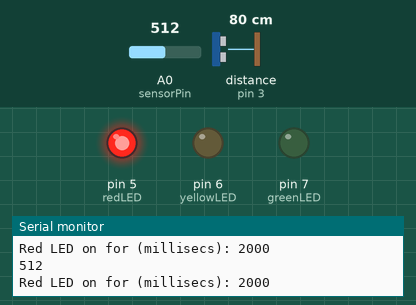
A sketch run on a simulated Arduino Uno, built with avr-gcc and run on an emulated ATmega328P. Shown: output pins drawn as LEDs (lit = HIGH), the last lines printed to the serial monitor. Inputs (shaded band) come from the test bench; at power-on: A0 (sensorPin) = 512, distance to the obstacle (sensor on pin 3) 80 cm. The echo pulse lasts 58.3 µs per cm; pins used as bus, display or sensor lines are not drawn.

Above: at 1.2 s.
1.3 s: A0 (sensorPin) set to 489
At 1.8 s:
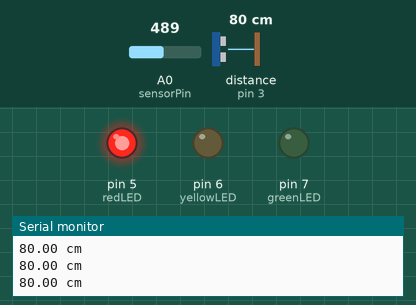
3.2 s: A0 (sensorPin) set to 510
At 5.3 s:
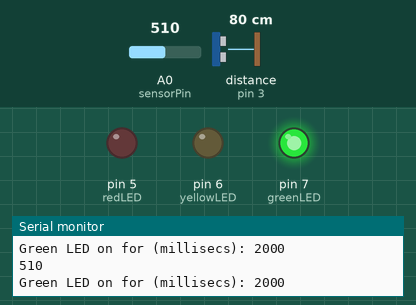
6.0 s: A0 (sensorPin) set to 490
At 6.7 s:
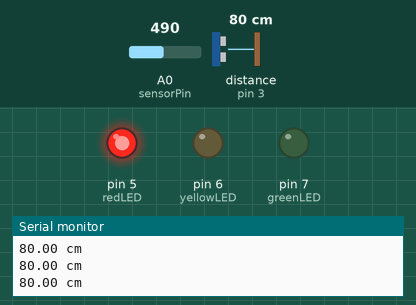
7.5 s: distance to the obstacle (sensor on pin 3) set to 11 cm
9.0 s: distance to the obstacle (sensor on pin 3) set to 8 cm
At 10.3 s:
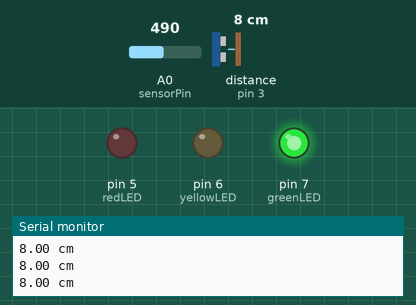
Timing chart, 0 to 11.5 s (numbered marks = the images above; inputs shaded):
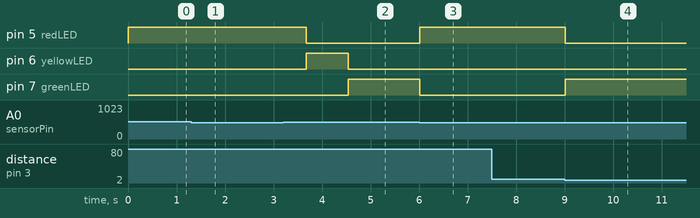

The sketch:

3.Traffic_Lights___DayNight_Mod.ino.ino
```cpp
#define ECHOPIN 3 //Defining the pin for the Ultrasonic input
#define TRIGPIN 2 //Defining the pin for the Ultrasonic output

int sensorPin = A0;
unsigned int sensorValue = 0;

int redLED = 5; //declaring red LEd pin number
int yellowLED = 6;//declaring yellow LEd pin number
int greenLED = 7; //declaring green LEd pin number
int buzzer = 8; // declaring buzzer pin number

int redWait = 2000;//milliseconds
int yellowWait = 1000;//milliseconds
int greenWait = 2000;//milliseconds
int lumi_Threshold = 500; //cm
int sonic_Threshold = 10;

void setup() { //Initializations
pinMode(redLED, OUTPUT);
pinMode(yellowLED, OUTPUT);
pinMode(greenLED, OUTPUT);
pinMode(redLED, OUTPUT);
pinMode(ECHOPIN, INPUT);
pinMode(TRIGPIN, OUTPUT);
 // attachInterrupt(digitalPinToInterrupt(redLED), ultraSonic, FALLING);
//attachInterrupt(0, ultraSonic, RISING);
Serial.begin(115200); //Initialzing Serial communication port and its rate
}

void redLED_On(){
  Serial.print("Red LED on for (millisecs): ");
  Serial.println(redWait);
  digitalWrite(yellowLED, LOW);
  digitalWrite(greenLED, LOW);
  digitalWrite(redLED, HIGH);
}
void yellowLED_On(){
  Serial.print("Yellow LED on for (millisecs): ");
  Serial.println(yellowWait);
  digitalWrite(redLED, LOW);
  digitalWrite(yellowLED, HIGH);
  digitalWrite(greenLED, LOW);
}

void greenLED_On(){
  Serial.print("Green LED on for (millisecs): ");
  Serial.println(greenWait);
  digitalWrite(redLED, LOW);
  digitalWrite(yellowLED, LOW);
  digitalWrite(greenLED, HIGH);
}
void ultraSonic2(){
  digitalWrite(TRIGPIN, LOW);
  delayMicroseconds(2);
  digitalWrite(TRIGPIN,HIGH);
  delayMicroseconds(10);
  digitalWrite(TRIGPIN,LOW);
 float sonic_Distance = pulseIn(ECHOPIN, HIGH)/58; // return 0 if no high pulse in 1sec
 Serial.print(sonic_Distance);
 Serial.println(" cm");
if (sonic_Distance < sonic_Threshold){
    digitalWrite(redLED, LOW);
    digitalWrite(yellowLED, LOW);
    digitalWrite(greenLED, HIGH);
    //delay(50);
    }
 else {
  digitalWrite(redLED, HIGH);
  digitalWrite(greenLED, LOW);
  digitalWrite(yellowLED, LOW);

  }
}

void LDR(){
  sensorValue = analogRead(sensorPin);
  Serial.println(sensorValue);
while(sensorValue<lumi_Threshold){
  ultraSonic2();
  sensorValue = analogRead(sensorPin);
  delay(50);
}
}

void redLight(){
  for (int x = 0; x < 200*0.8; x++){ // multiply by 0.8 for callibration to real clock
    LDR();
  redLED_On();
  delay(10);
  }
}
void yellowLight(){
  for (int x = 0; x < 100*0.8; x++){
    LDR();
  yellowLED_On();
  delay(10);
  }
}
void greenLight(){
  for (int x = 0; x < 200*0.8; x++){
  LDR();
  greenLED_On();
  delay(10);
  }
}
void loop(){
  redLight();
  yellowLight();
  greenLight();
  yellowLight();
}
```

Measured:
- the behaviour switches between 10 and 9 cm on distance to the obstacle (sensor on pin 3) (found by bisection; images 3 and 4)
- after the input at 1.3 s, pin 5 (redLED): stays HIGH (without the input it goes to LOW after 0.42 s); pin 6 (yellowLED): stays LOW (without the input it goes to HIGH after 0.42 s); pin 7 (greenLED): stays LOW (without the input it goes to HIGH after 1.3 s)
- after the input at 3.2 s, pin 5 (redLED): HIGH → LOW after 0.48 s; pin 6 (yellowLED): LOW → HIGH after 0.48 s, → LOW 0.86 s later; pin 7 (greenLED): LOW → HIGH after 1.3 s
- after the input at 6.0 s, pin 5 (redLED): LOW → HIGH after 0.01 s instead of 1.1 s; pin 6 (yellowLED): stays LOW (without the input it goes to HIGH after 0.27 s); pin 7 (greenLED): HIGH → LOW after 0.01 s instead of 0.27 s
- after the input at 9.0 s, pin 5 (redLED): HIGH → LOW at once; pin 7 (greenLED): LOW → HIGH at once
